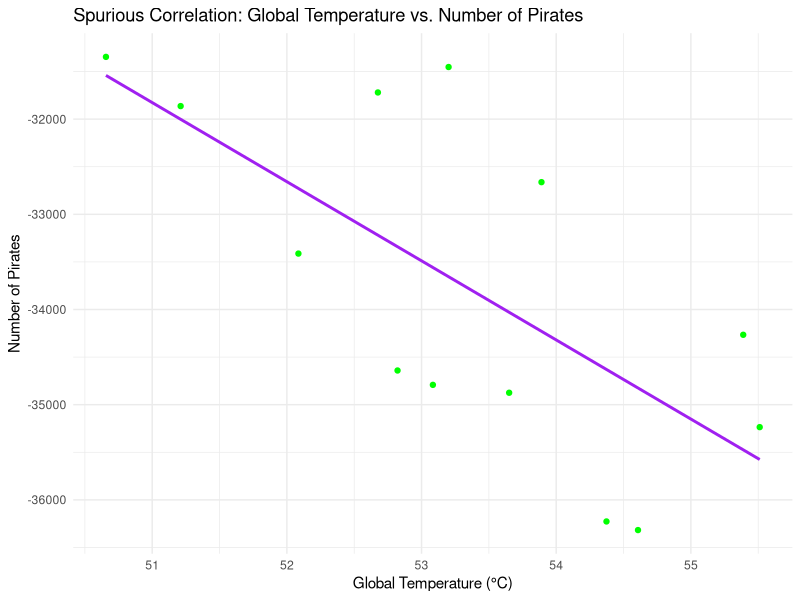

Write the R code that produced this figure.
## ---- chunk 1
library(ggplot2)

# Set seed for reproducibility
set.seed(456)

# Generate data
years <- seq(1900, 2020, by = 10)
global_temperature <- 14 + 0.02 * years + rnorm(length(years), mean = 0, sd = 1)
number_of_pirates <- 5000 - 20 * years + rnorm(length(years), mean = 0, sd = 1000)

# Create a data frame
data <- data.frame(Year = years, GlobalTemperature = global_temperature, Pirates = number_of_pirates)

# Plot the spurious correlation
ggplot(data, aes(x = GlobalTemperature, y = Pirates)) +
  geom_point(color = "green") +
  geom_smooth(method = "lm", se = FALSE, color = "purple") +
  labs(title = "Spurious Correlation: Global Temperature vs. Number of Pirates",
       x = "Global Temperature (°C)",
       y = "Number of Pirates") +
  theme_minimal()
